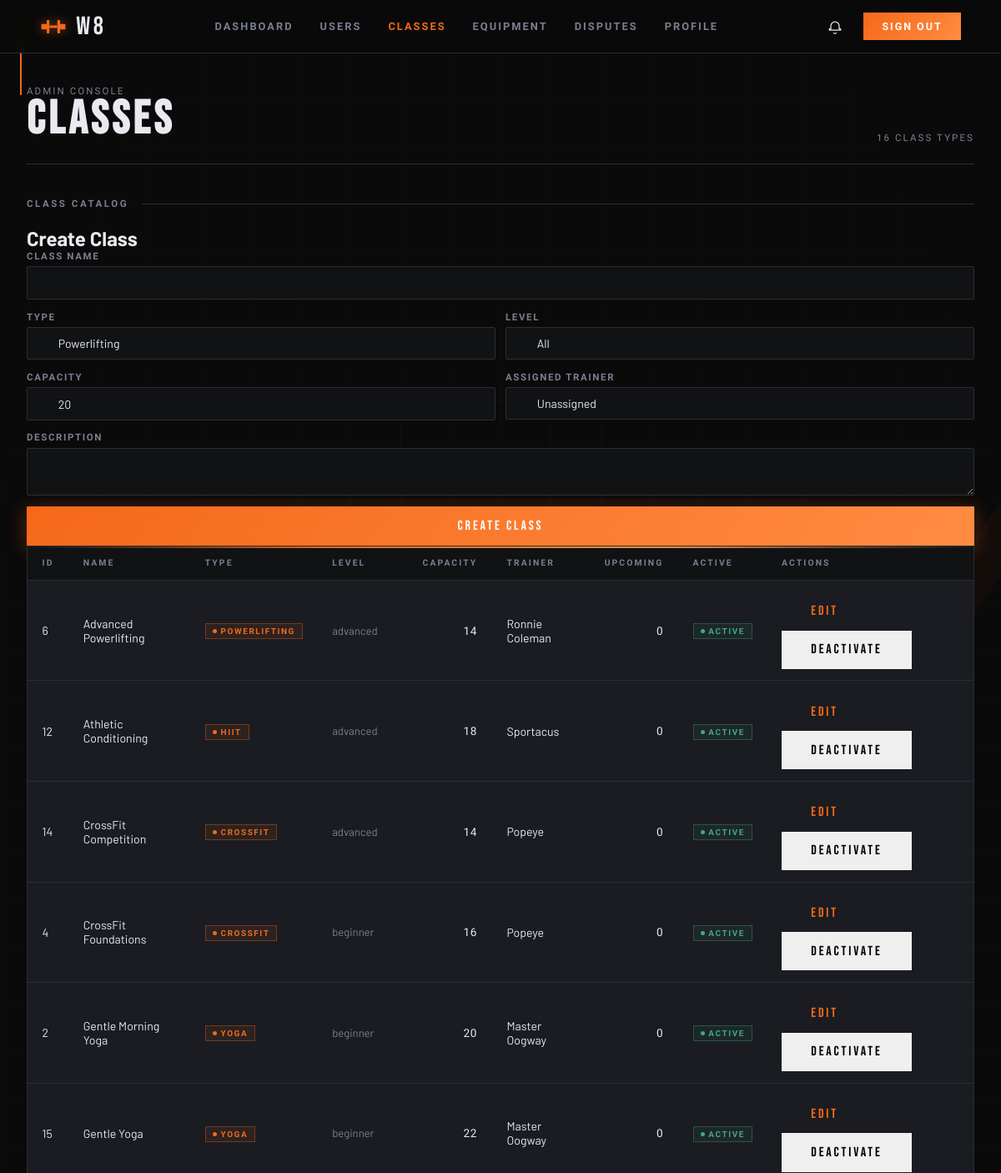
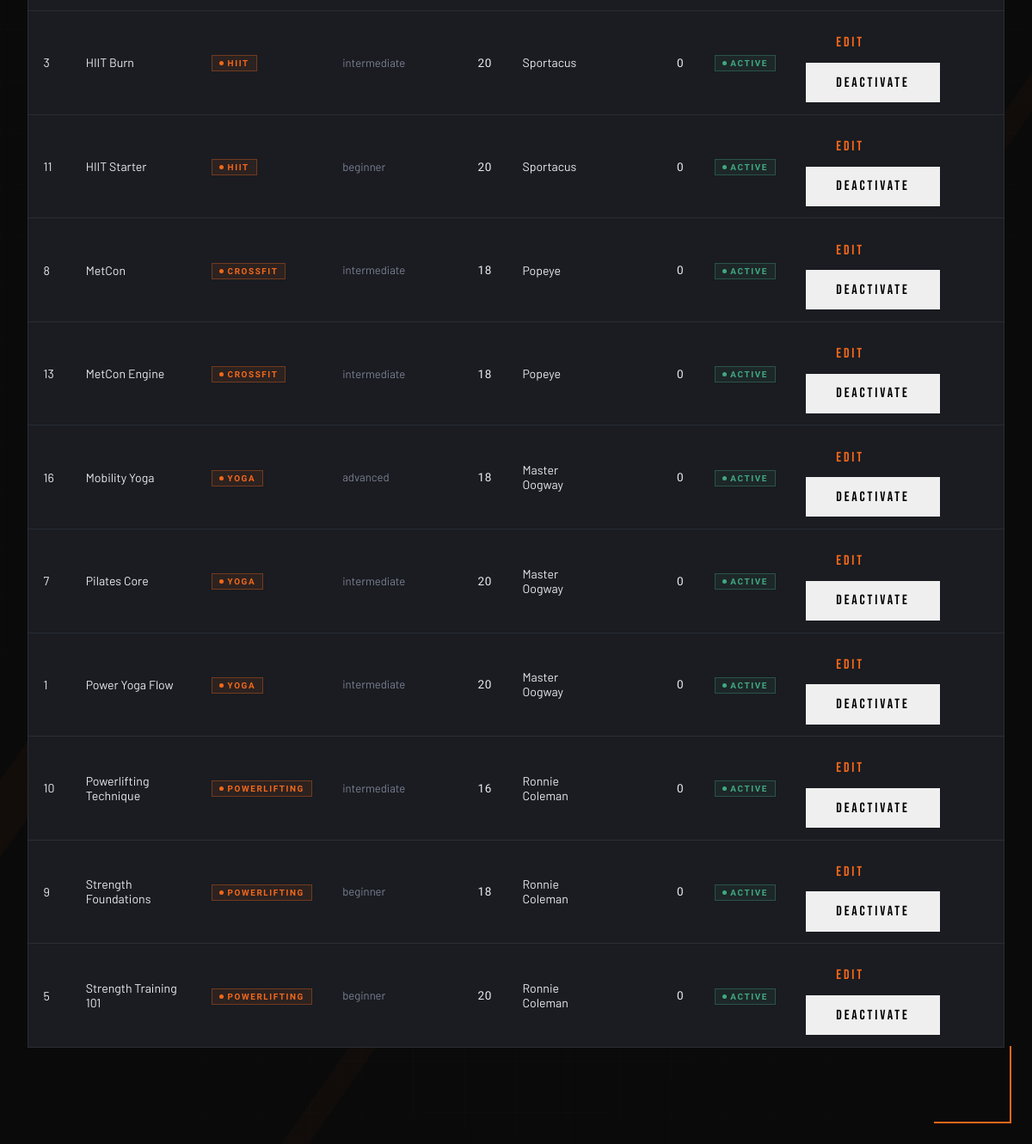
/pages/admin_classes.php (signed in), run on the app's committed database (2 pictures, top to bottom).
### tables this page shows
CREATE TABLE classes (
  id            INTEGER PRIMARY KEY AUTOINCREMENT,
  name          TEXT    NOT NULL,
  type          TEXT    NOT NULL
                        CHECK (type IN ('powerlifting','hiit','crossfit','yoga','other')),
  level         TEXT    NOT NULL DEFAULT 'all'
                        CHECK (level IN ('all','beginner','intermediate','advanced')),
  description   TEXT    DEFAULT NULL,
  duration_min  INTEGER NOT NULL DEFAULT 60,
  capacity      INTEGER NOT NULL DEFAULT 20,
  trainer_id    INTEGER DEFAULT NULL,
  is_active     INTEGER NOT NULL DEFAULT 1,
  created_at    TEXT    NOT NULL DEFAULT (datetime('now')),
  updated_at    TEXT    NOT NULL DEFAULT (datetime('now')),
  FOREIGN KEY (trainer_id) REFERENCES users(id) ON DELETE SET NULL
);

### pages/admin_classes.php (the view, shortened to what this page needs)
<?php
$db = get_db();
$stmt = $db->query(
    'SELECT c.id, c.name, c.type, c.level, c.capacity, c.trainer_id, c.is_active,
            u.first_name, u.last_name,
            COUNT(cs.id) AS upcoming_sessions
     FROM classes c
     LEFT JOIN users u ON u.id = c.trainer_id
     LEFT JOIN class_sessions cs ON cs.class_id = c.id
        AND cs.scheduled_at >= datetime("now")
        AND cs.status = "scheduled"
     GROUP BY c.id
     ORDER BY c.name'
);
$classes = $stmt->fetchAll();
$editClass = null;
?>
<!doctype html>
<html lang="en">
<head>
  <link rel="stylesheet" href="../css/base.css">
  <link rel="stylesheet" href="../css/components.css">
  <link rel="stylesheet" href="../css/admin.css">
</head>
<body>
  <span class="corner corner--tl"></span>
  <span class="corner corner--br"></span>
  <?php $current_page = 'admin_classes'; require_once __DIR__ . '/../includes/nav.php'; ?>
  <main class="admin-layout">
    <header class="admin-header">
      <div>
        <div class="admin-header__sub">Admin Console</div>
        <h1 class="admin-header__title">Classes</h1>
      </div>
      <div class="admin-header__sub"><?= count($classes) ?> class types</div>
    </header>
    <section class="admin-section">
      <div class="admin-section__heading">
        <span class="admin-section__title">Class Catalog</span>
        <span class="admin-section__line"></span>
      </div>
      <div class="admin-section__forms">
        <div class="admin-panel admin-panel--split">
          <div class="admin-panel__block">
            <h2 class="admin-panel__title"><?= $editClass ? 'Edit Class' : 'Create Class' ?></h2>
            <form class="form" method="post" action="../actions/admin_save_class.php" novalidate>
              <div class="field">
                <label class="field__label" for="class-name">Class Name</label>
                <input class="field__input" id="class-name" name="name" type="text" value="<?= htmlspecialchars($editClass['name'] ?? '', ENT_QUOTES, 'UTF-8') ?>" required>
              </div>
              <div class="form__row">
                <div class="field">
                  <label class="field__label" for="class-type">Type</label>
                  <select class="field__input" id="class-type" name="type" required>
                    <?php foreach (['powerlifting','hiit','crossfit','yoga','other'] as $typeOption): ?>
                      <option value="<?= $typeOption ?>" <?= isset($editClass['type']) && $editClass['type'] === $typeOption ? 'selected' : '' ?>><?= ucfirst($typeOption) ?></option>
                    <?php endforeach; ?>
                  </select>
                </div>
                <div class="field">
                  <label class="field__label" for="class-level">Level</label>
                  <select class="field__input" id="class-level" name="level" required>
                    <?php foreach (['all','beginner','intermediate','advanced'] as $levelOption): ?>
                      <option value="<?= $levelOption ?>" <?= isset($editClass['level']) && $editClass['level'] === $levelOption ? 'selected' : '' ?>><?= ucfirst($levelOption) ?></option>
                    <?php endforeach; ?>
                  </select>
                </div>
              </div>
              <div class="form__row">
                <div class="field">
                  <label class="field__label" for="class-capacity">Capacity</label>
                  <input class="field__input" id="class-capacity" name="capacity" type="number" min="1" value="<?= htmlspecialchars($editClass['capacity'] ?? '20', ENT_QUOTES, 'UTF-8') ?>" required>
                </div>
                <div class="field">
                  <label class="field__label" for="class-trainer">Assigned Trainer</label>
                  <select class="field__input" id="class-trainer" name="trainer_id">
                    <option value="">Unassigned</option>
                  </select>
                </div>
              </div>
              <div class="field">
                <label class="field__label" for="class-description">Description</label>
                <textarea class="field__input" id="class-description" name="description"><?= htmlspecialchars($editClass['description'] ?? '', ENT_QUOTES, 'UTF-8') ?></textarea>
              </div>
              <button class="btn btn-primary" type="submit"><?= $editClass ? 'Save Changes' : 'Create Class' ?></button>
            </form>
          </div>
        </div>
      </div>
      <div class="admin-table-wrap">
        <table class="admin-table">
          <thead>
            <tr>
              <th>ID</th>
              <th>Name</th>
              <th>Type</th>
              <th>Level</th>
              <th>Capacity</th>
              <th>Trainer</th>
              <th>Upcoming</th>
              <th>Active</th>
              <th>Actions</th>
            </tr>
          </thead>
          <tbody>
            <?php foreach ($classes as $c): ?>
            <tr>
              <td><?= (int)$c['id'] ?></td>
              <td><?= htmlspecialchars($c['name'], ENT_QUOTES, 'UTF-8') ?></td>
              <td><span class="badge badge--scheduled"><?= htmlspecialchars($c['type'], ENT_QUOTES, 'UTF-8') ?></span></td>
              <td class="muted"><?= htmlspecialchars($c['level'], ENT_QUOTES, 'UTF-8') ?></td>
              <td class="num"><?= (int)$c['capacity'] ?></td>
              <td><?= $c['trainer_id'] ? htmlspecialchars($c['first_name'] . ' ' . $c['last_name'], ENT_QUOTES, 'UTF-8') : '<span class="muted">Unassigned</span>' ?></td>
              <td class="num"><?= (int)$c['upcoming_sessions'] ?></td>
              <td><span class="badge <?= $c['is_active'] ? 'badge--active' : 'badge--inactive' ?>"><?= $c['is_active'] ? 'Active' : 'Inactive' ?></span></td>
              <td>
                <a class="btn btn-secondary" href="?edit_class=<?= (int)$c['id'] ?>">Edit</a>
                <form method="post" action="../actions/admin_toggle_class.php" style="display:inline; margin:0;">
                  <button class="btn btn-ghost" type="submit"><?= $c['is_active'] ? 'Deactivate' : 'Reactivate' ?></button>
                </form>
              </td>
            </tr>
            <?php endforeach; ?>
          </tbody>
        </table>
      </div>
    </section>
  </main>
</body>
</html>

### css/base.css (style rules this page uses)
:root { --color-black: #0a0a0a; --color-dark: #111214; --color-steel: #1a1c21; --color-border: #2a2d35; --color-muted: #3e424f; --color-text: #e8eaf0; --color-subtle: #7a7f91; --color-accent: #f5681a; --color-accent2: #ff8c42; --color-glow: rgba(245, 104, 26, 0.18); --grad-accent: linear-gradient(135deg, var(--color-accent) 0%, var(--color-accent2) 100%); --radius-card: 2px; --radius-field: 2px; --transition: 0.22s cubic-bezier(0.4, 0, 0.2, 1); --font-display: 'Bebas Neue', sans-serif; --font-ui: 'Barlow Condensed', sans-serif; --font-body: 'Barlow', sans-serif; --fd: var(--font-display); --fu: var(--font-ui); --fb: var(--font-body); --t: var(--transition); --accent: var(--color-accent); --accent2: var(--color-accent2); --subtle: var(--color-subtle); --border: var(--color-border); --steel: var(--color-steel); --dark: var(--color-dark); --text: var(--color-text); --grad: var(--grad-accent); }
*, *::before, *::after { box-sizing: border-box; margin: 0; padding: 0; }
html { font-size: 16px; scroll-behavior: smooth; }
body { min-height: 100vh; background: var(--color-black); color: var(--color-text); font-family: var(--font-body); overflow-x: hidden; }
a { color: var(--color-accent); text-decoration: none; transition: color var(--transition); }
button { font-family: inherit; cursor: pointer; }
input, select, textarea { font-family: inherit; }

### css/components.css (style rules this page uses)
.corner { position: fixed; width: 90px; height: 90px; pointer-events: none; z-index: 1; }
.corner--tl { top: 24px; left: 24px; border-top: 2px solid var(--accent); border-left: 2px solid var(--accent); animation: corner-pulse 3s ease-in-out infinite; }
.corner--br { bottom: 24px; right: 24px; border-bottom: 2px solid var(--accent); border-right: 2px solid var(--accent); animation: corner-pulse 3s ease-in-out infinite 1.5s; }
.btn { font-family: var(--fd); font-size: 1rem; letter-spacing: .18em; padding: .85rem 2.2rem; border: none; cursor: pointer; transition: filter var(--t), transform var(--t), box-shadow var(--t); display: inline-flex; align-items: center; justify-content: center; gap: 0.6rem; text-decoration: none; position: relative; overflow: hidden; }
.btn-primary { background: var(--grad); color: #fff; box-shadow: 0 4px 24px rgba(245,104,26,.35); }
.btn-primary::before { content: ''; position: absolute; inset: 0; background: linear-gradient(90deg, transparent 0%, rgba(255,255,255,0.15) 50%, transparent 100%); transform: translateX(-100%); transition: transform 0.5s ease; }
.form { display: flex; flex-direction: column; gap: 0.85rem; }
.form__row { display: grid; grid-template-columns: 1fr 1fr; gap: 0.75rem; }
.field { display: flex; flex-direction: column; gap: 0.35rem; }
.field__label { font-family: var(--fu); font-size: 0.72rem; font-weight: 600; letter-spacing: 0.14em; text-transform: uppercase; color: var(--subtle); display: flex; justify-content: space-between; align-items: center; }
.field__input { width: 100%; background: var(--dark); border: 1px solid var(--border); border-radius: var(--radius-field); color: var(--text); font-family: var(--fb); font-size: 0.88rem; padding: 0.65rem 1rem 0.65rem 2.3rem; outline: none; transition: border-color var(--t), box-shadow var(--t); -webkit-appearance: none; appearance: none; }
.field__input::placeholder { color: var(--muted); }

### data on the page
classes: id "6", name "Advanced Powerlifting", type "POWERLIFTING", level "advanced", capacity "14", last_name "Ronnie Coleman", upcoming_sessions "0", is_active "ACTIVE"
classes: id "12", name "Athletic Conditioning", type "HIIT", level "advanced", capacity "18", last_name "Sportacus", upcoming_sessions "0", is_active "ACTIVE"
classes: id "14", name "CrossFit Competition", type "CROSSFIT", level "advanced", capacity "14", last_name "Popeye", upcoming_sessions "0", is_active "ACTIVE"
classes: id "4", name "CrossFit Foundations", type "CROSSFIT", level "beginner", capacity "16", last_name "Popeye", upcoming_sessions "0", is_active "ACTIVE"
classes: id "2", name "Gentle Morning Yoga", type "YOGA", level "beginner", capacity "20", last_name "Master Oogway", upcoming_sessions "0", is_active "ACTIVE"
classes: id "15", name "Gentle Yoga", type "YOGA", level "beginner", capacity "22", last_name "Master Oogway", upcoming_sessions "0", is_active "ACTIVE"
classes: id "3", name "HIIT Burn", type "HIIT", level "intermediate", capacity "20", last_name "Sportacus", upcoming_sessions "0", is_active "ACTIVE"
classes: id "11", name "HIIT Starter", type "HIIT", level "beginner", capacity "20", last_name "Sportacus", upcoming_sessions "0", is_active "ACTIVE"
classes: id "8", name "MetCon", type "CROSSFIT", level "intermediate", capacity "18", last_name "Popeye", upcoming_sessions "0", is_active "ACTIVE"
classes: id "13", name "MetCon Engine", type "CROSSFIT", level "intermediate", capacity "18", last_name "Popeye", upcoming_sessions "0", is_active "ACTIVE"
classes: id "16", name "Mobility Yoga", type "YOGA", level "advanced", capacity "18", last_name "Master Oogway", upcoming_sessions "0", is_active "ACTIVE"
classes: id "7", name "Pilates Core", type "YOGA", level "intermediate", capacity "20", last_name "Master Oogway", upcoming_sessions "0", is_active "ACTIVE"
classes: id "1", name "Power Yoga Flow", type "YOGA", level "intermediate", capacity "20", last_name "Master Oogway", upcoming_sessions "0", is_active "ACTIVE"
classes: id "10", name "Powerlifting Technique", type "POWERLIFTING", level "intermediate", capacity "16", last_name "Ronnie Coleman", upcoming_sessions "0", is_active "ACTIVE"
classes: id "9", name "Strength Foundations", type "POWERLIFTING", level "beginner", capacity "18", last_name "Ronnie Coleman", upcoming_sessions "0", is_active "ACTIVE"
classes: id "5", name "Strength Training 101", type "POWERLIFTING", level "beginner", capacity "20", last_name "Ronnie Coleman", upcoming_sessions "0", is_active "ACTIVE"

### other printed values
count($classes) "16"
form field type "Powerlifting"
form field level "All"
